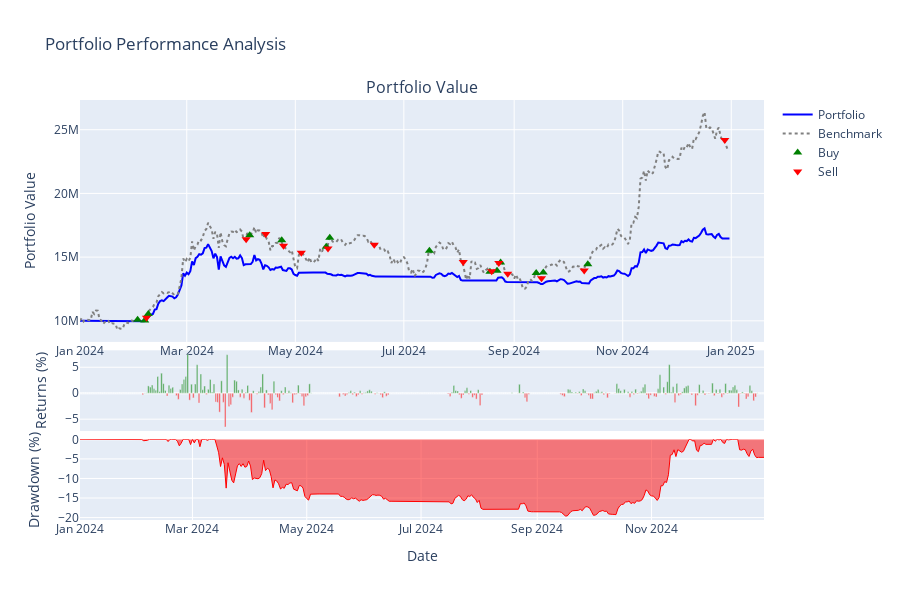
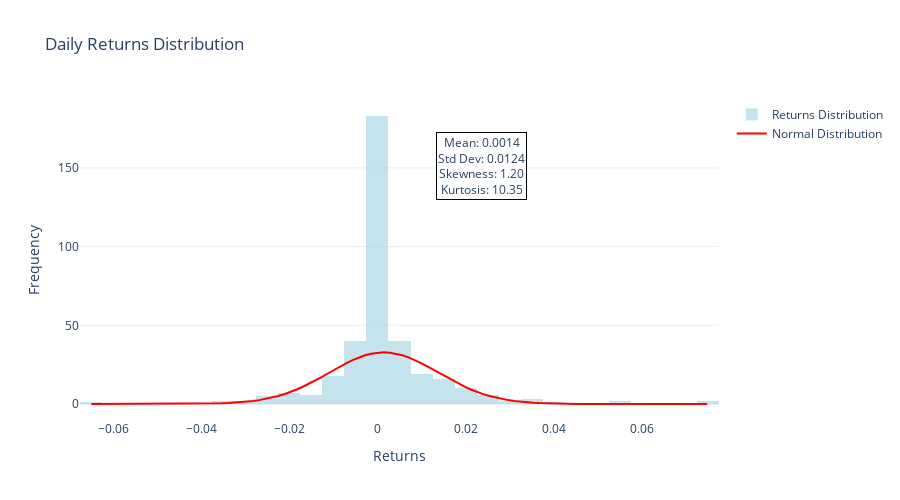
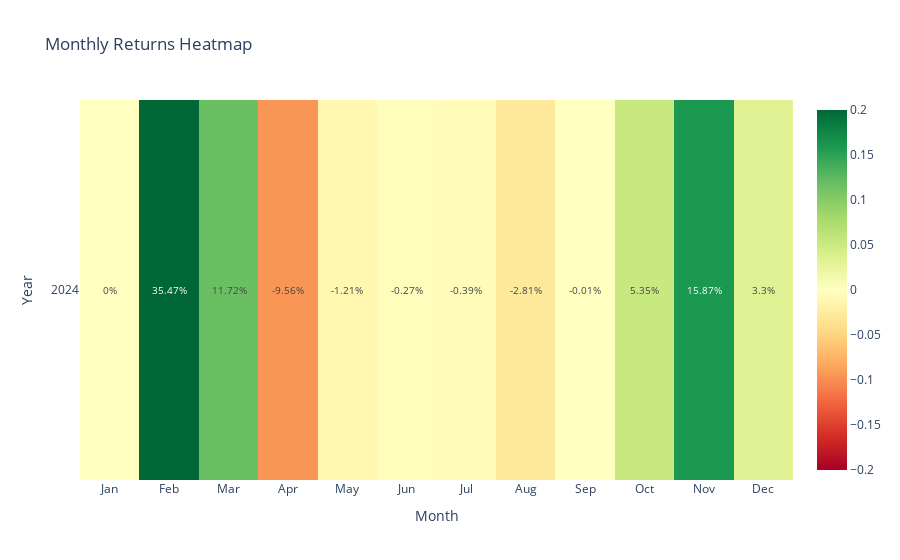

Notebook code cell kept with these figures, in order:
### Code cell
# 1. 포트폴리오 성과 차트
result.plot_portfolio_performance()

# 2. 수익률 분포 
result.plot_returns_distribution(period="daily")

# 3. 월별 수익률 히트맵
result.plot_monthly_returns_heatmap()

# 4. 성과 비교표
result.show_performance_comparison()

### Figure 1 — Plotly figure (JSON) as saved in the notebook; plotly's stock layout.template omitted (floating-point values rounded to 4 significant figures; data arrays with more than 128 entries replaced by an {"elided": "..."} marker saying what was removed)
{"data": [{"line": {"color": "blue", "width": 2}, "name": "Portfolio", "type": "scatter", "x": {"elided": "366 str values"}, "xaxis": "x", "y": {"elided": "366 float values"}, "yaxis": "y"}, {"line": {"color": "gray", "dash": "dot", "width": 2}, "name": "Benchmark", "type": "scatter", "x": {"elided": "365 str values"}, "xaxis": "x", "y": {"elided": "365 float values"}, "yaxis": "y"}, {"marker": {"color": "green", "size": 8, "symbol": "triangle-up"}, "mode": "markers", "name": "Buy", "type": "scatter", "x": ["2024-02-02T09:00:00+09:00", "2024-02-06T09:00:00+09:00", "2024-02-08T09:00:00+09:00", "2024-04-05T09:00:00+09:00", "2024-04-23T09:00:00+09:00", "2024-05-18T09:00:00+09:00", "2024-05-20T09:00:00+09:00", "2024-07-15T09:00:00+09:00", "2024-08-18T09:00:00+09:00", "2024-08-22T09:00:00+09:00", "2024-08-24T09:00:00+09:00", "2024-09-13T09:00:00+09:00", "2024-09-17T09:00:00+09:00", "2024-10-12T09:00:00+09:00"], "xaxis": "x", "y": [10080000.0, 10030000.0, 10540000.0, 16720000.0, 16320000.0, 15820000.0, 16530000.0, 15490000.0, 13850000.0, 13940000.0, 14580000.0, 13750000.0, 13790000.0, 14440000.0], "yaxis": "y"}, {"marker": {"color": "red", "size": 8, "symbol": "triangle-down"}, "mode": "markers", "name": "Sell", "type": "scatter", "x": ["2024-02-07T09:00:00+09:00", "2024-04-03T09:00:00+09:00", "2024-04-14T09:00:00+09:00", "2024-04-24T09:00:00+09:00", "2024-05-04T09:00:00+09:00", "2024-05-19T09:00:00+09:00", "2024-06-14T09:00:00+09:00", "2024-08-03T09:00:00+09:00", "2024-08-19T09:00:00+09:00", "2024-08-23T09:00:00+09:00", "2024-08-28T09:00:00+09:00", "2024-09-16T09:00:00+09:00", "2024-10-10T09:00:00+09:00", "2024-12-28T09:00:00+09:00"], "xaxis": "x", "y": [10240000.0, 16400000.0, 16810000.0, 15900000.0, 15350000.0, 15670000.0, 15970000.0, 14610000.0, 13880000.0, 14550000.0, 13690000.0, 13340000.0, 13960000.0, 24180000.0], "yaxis": "y"}, {"marker": {"color": {"elided": "365 str values"}}, "name": "Daily Returns", "opacity": 0.7, "showlegend": false, "type": "bar", "x": {"elided": "365 str values"}, "xaxis": "x2", "y": {"elided": "365 float values"}, "yaxis": "y2"}, {"fill": "tozeroy", "line": {"color": "red", "width": 1}, "name": "Drawdown", "showlegend": false, "type": "scatter", "x": {"elided": "366 str values"}, "xaxis": "x3", "y": {"elided": "366 float values"}, "yaxis": "y3"}], "layout": {"annotations": [{"font": {"size": 16}, "showarrow": false, "text": "Portfolio Value", "x": 0.5, "xanchor": "center", "xref": "paper", "y": 1, "yanchor": "bottom", "yref": "paper"}], "height": 600, "hovermode": "x unified", "showlegend": true, "title": {"text": "Portfolio Performance Analysis"}, "xaxis": {"anchor": "y", "domain": [0, 1]}, "xaxis2": {"anchor": "y2", "domain": [0, 1], "showticklabels": false}, "xaxis3": {"anchor": "y3", "domain": [0, 1], "showticklabels": true, "title": {"text": "Date"}}, "yaxis": {"anchor": "x", "domain": [0.424, 1], "title": {"text": "Portfolio Value"}}, "yaxis2": {"anchor": "x2", "domain": [0.212, 0.404], "title": {"text": "Returns (%)"}}, "yaxis3": {"anchor": "x3", "domain": [0, 0.192], "title": {"text": "Drawdown (%)"}}}}

### Figure 2 — Plotly figure (JSON) as saved in the notebook; plotly's stock layout.template omitted (floating-point values rounded to 4 significant figures; data arrays with more than 128 entries replaced by an {"elided": "..."} marker saying what was removed)
{"data": [{"marker": {"color": "lightblue"}, "name": "Returns Distribution", "nbinsx": 50, "opacity": 0.7, "type": "histogram", "x": {"elided": "365 float values"}}, {"line": {"color": "red", "width": 2}, "mode": "lines", "name": "Normal Distribution", "type": "scatter", "x": [-0.06491, -0.06349, -0.06208, -0.06067, -0.05926, -0.05785, -0.05644, -0.05503, -0.05362, -0.0522, -0.05079, -0.04938, -0.04797, -0.04656, -0.04515, -0.04374, -0.04233, -0.04091, -0.0395, -0.03809, -0.03668, -0.03527, -0.03386, -0.03245, -0.03104, -0.02963, -0.02821, -0.0268, -0.02539, -0.02398, -0.02257, -0.02116, -0.01975, -0.01834, -0.01692, -0.01551, -0.0141, -0.01269, -0.01128, -0.009869, -0.008458, -0.007046, -0.005635, -0.004224, -0.002813, -0.001402, 9.583e-06, 0.001421, 0.002832, 0.004243, 0.005654, 0.007066, 0.008477, 0.009888, 0.0113, 0.01271, 0.01412, 0.01553, 0.01694, 0.01836, 0.01977, 0.02118, 0.02259, 0.024, 0.02541, 0.02682, 0.02823, 0.02964, 0.03106, 0.03247, 0.03388, 0.03529, 0.0367, 0.03811, 0.03952, 0.04093, 0.04235, 0.04376, 0.04517, 0.04658, 0.04799, 0.0494, 0.05081, 0.05222, 0.05363, 0.05505, 0.05646, 0.05787, 0.05928, 0.06069, 0.0621, 0.06351, 0.06492, 0.06634, 0.06775, 0.06916, 0.07057, 0.07198, 0.07339, 0.0748], "y": [1.993e-05, 3.641e-05, 6.565e-05, 0.0001168, 0.0002053, 0.000356, 0.0006095, 0.00103, 0.001718, 0.00283, 0.0046, 0.007382, 0.01169, 0.01828, 0.02822, 0.043, 0.06467, 0.09601, 0.1407, 0.2036, 0.2907, 0.4099, 0.5704, 0.7835, 1.062, 1.422, 1.879, 2.451, 3.156, 4.011, 5.032, 6.233, 7.62, 9.195, 10.95, 12.88, 14.95, 17.14, 19.38, 21.64, 23.86, 25.96, 27.88, 29.56, 30.93, 31.96, 32.59, 32.81, 32.61, 31.98, 30.97, 29.61, 27.94, 26.02, 23.92, 21.71, 19.45, 17.21, 15.02, 12.95, 11.01, 9.248, 7.666, 6.273, 5.067, 4.041, 3.18, 2.471, 1.895, 1.435, 1.072, 0.7912, 0.5762, 0.4142, 0.294, 0.2059, 0.1424, 0.0972, 0.06549, 0.04356, 0.0286, 0.01854, 0.01186, 0.007491, 0.00467, 0.002874, 0.001746, 0.001047, 0.0006198, 0.0003622, 0.0002089, 0.000119, 6.686e-05, 3.71e-05, 2.032e-05, 1.099e-05, 5.863e-06, 3.089e-06, 1.606e-06, 8.247e-07]}], "layout": {"annotations": [{"bgcolor": "white", "bordercolor": "black", "borderwidth": 1, "showarrow": false, "text": "Mean: 0.0014<br>Std Dev: 0.0124<br>Skewness: 1.20<br>Kurtosis: 10.35", "x": 0.7, "xref": "paper", "y": 0.9, "yref": "paper"}], "height": 500, "title": {"text": "Daily Returns Distribution"}, "xaxis": {"title": {"text": "Returns"}}, "yaxis": {"title": {"text": "Frequency"}}}}

### Figure 3 — Plotly figure (JSON) as saved in the notebook; plotly's stock layout.template omitted (floating-point values rounded to 4 significant figures)
{"data": [{"colorscale": [[0, "rgb(165,0,38)"], [0.1, "rgb(215,48,39)"], [0.2, "rgb(244,109,67)"], [0.3, "rgb(253,174,97)"], [0.4, "rgb(254,224,139)"], [0.5, "rgb(255,255,191)"], [0.6, "rgb(217,239,139)"], [0.7, "rgb(166,217,106)"], [0.8, "rgb(102,189,99)"], [0.9, "rgb(26,152,80)"], [1, "rgb(0,104,55)"]], "text": [[0.0, 35.47, 11.72, -9.56, -1.21, -0.27, -0.39, -2.81, -0.01, 5.35, 15.87, 3.3]], "textfont": {"size": 10}, "texttemplate": "%{text}%", "type": "heatmap", "x": ["Jan", "Feb", "Mar", "Apr", "May", "Jun", "Jul", "Aug", "Sep", "Oct", "Nov", "Dec"], "y": ["2024"], "z": [[0.0, 0.3547, 0.1172, -0.09558, -0.01209, -0.002678, -0.003854, -0.0281, -6.585e-05, 0.05354, 0.1587, 0.03299]], "zmax": 0.2, "zmin": -0.2}], "layout": {"title": {"text": "Monthly Returns Heatmap"}, "xaxis": {"tickmode": "array", "ticktext": ["Jan", "Feb", "Mar", "Apr", "May", "Jun", "Jul", "Aug", "Sep", "Oct", "Nov", "Dec"], "tickvals": [0, 1, 2, 3, 4, 5, 6, 7, 8, 9, 10, 11], "title": {"text": "Month"}}, "yaxis": {"tickmode": "array", "ticktext": ["2024"], "tickvals": [0], "title": {"text": "Year"}, "type": "category"}}}
